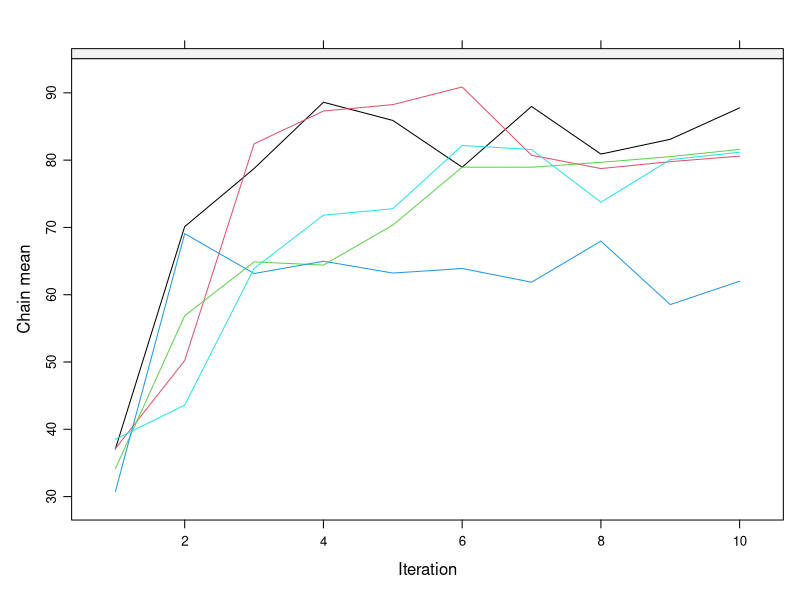

Reproduce this figure in R. (Note: this script raises an error after producing the figure.)
# non-conv
library(mice)

meth <- make.method(boys)
meth["bmi"] <- "~I(wgt / (hgt / 100)^2)"
imp.bmi1 <- mice(boys, meth = meth, maxit = 10,
                 print = FALSE, seed = 60109)
nonc <- plot(imp.bmi1, "wgt")[1]
nonc$layout <- c(1,1)
nonc[["condlevels"]][[".ms"]] <- c("", "sd")
nonc$ylab <- "Chain mean"

save(nonc, file = "3.Thesis/1.SimulationStudy/Writeup/images/nonc.Rdata")

pred <- make.predictorMatrix(boys)
pred[c("hgt", "wgt"), "bmi"] <- 0
imp.bmi2 <- mice(boys, meth = meth, pred = pred, maxit = 10,
                 print = FALSE, seed = 60109)
conv <- plot(imp.bmi2, "wgt")[1]
conv$layout <- c(1,1)
conv[["condlevels"]][[".ms"]] <- c("", "sd")
conv$ylab <- "Chain mean"

save(conv, file = "3.Thesis/1.SimulationStudy/Writeup/images/conv.Rdata")
